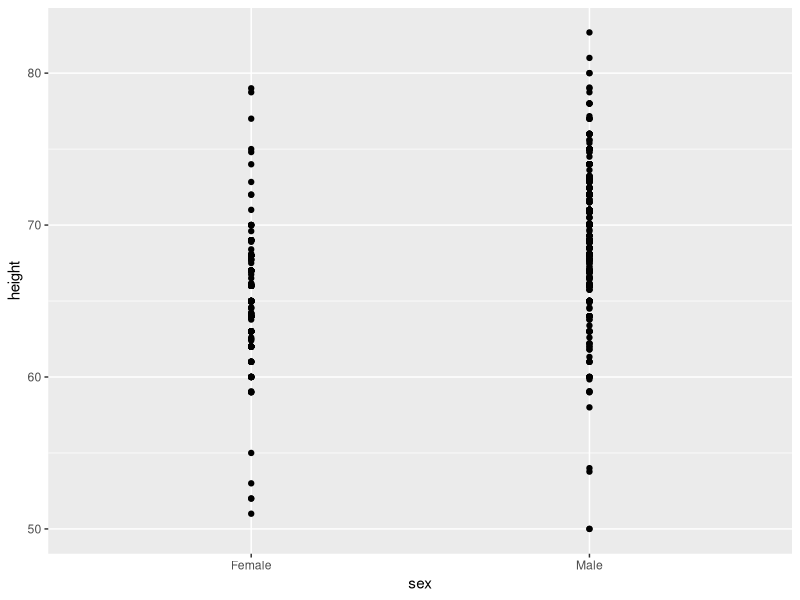
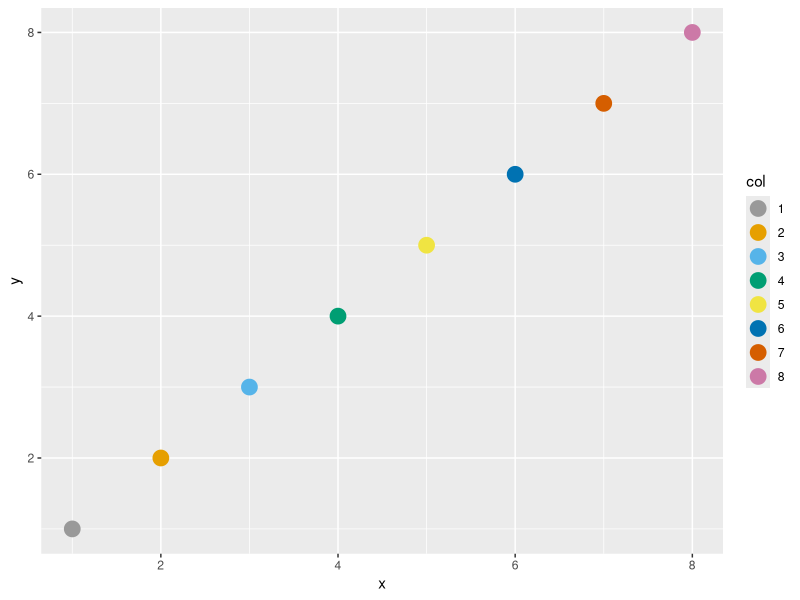

Write R code to recreate these figures, in order.
library(dslabs)
library(tidyverse)
data(heights)
heights %>% ggplot(aes(sex,height)) + geom_point()

color_blind_friendly_cols <- c("#999999", "#E69F00", "#56B4E9", "#009E73", "#F0E442", "#0072B2", "#D55E00", "#CC79A7")
p1 <- data.frame(x = 1:8, y = 1:8, col = as.character(1:8)) %>%
  ggplot(aes(x, y, color = col)) +
  geom_point(size = 5)
p1 + scale_color_manual(values = color_blind_friendly_cols)
